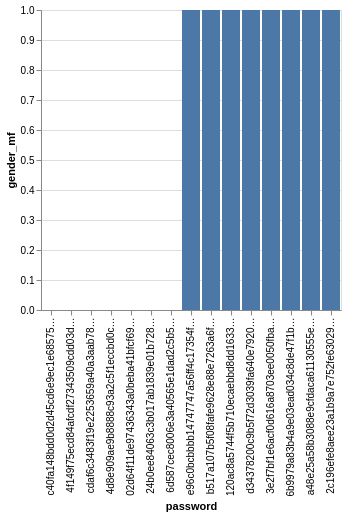

This figure's Vega-Lite source:
### Vega-Lite specification from a JSON file in a GitHub repository (floating-point values rounded to 4 significant figures)
{"data": {"values": [{"x_data": "e96c0bcbbbb14747747a56ff4c17354f343a5b4f", "y_data": 1}, {"x_data": "c40fa148bdd0d2d45cd6e9ec1e685750fe07f81b", "y_data": 0}, {"x_data": "4f149f75ecd84afcdf27343509cdd03d81edb119", "y_data": 0}, {"x_data": "cdaf6c3483f19e2253659a40a3aab786a3390f78", "y_data": 0}, {"x_data": "b517a107b5f08fafe9628e88e7263a6f3a4a55c0", "y_data": 1}, {"x_data": "120ac8a5744f5b710ecaebbd8dd1633e3e33886e", "y_data": 1}, {"x_data": "4d8e909ae9b8888c93a2c5f1eccbd0c4ac6a01c3", "y_data": 0}, {"x_data": "d34378200c9b5f72d3039fa640e7920aaec0fdf2", "y_data": 1}, {"x_data": "02d64f11de97436343a0beba41bfcf69af61be1e", "y_data": 0}, {"x_data": "3e2f7bf1e6acf0d616a8703ee0050fba13bc007f", "y_data": 1}, {"x_data": "6b9979a83b4a9e03ead034c8de47f1b013a3d3af", "y_data": 1}, {"x_data": "24b0ee84063c3b017ab1839e01b7280f47f7c7c2", "y_data": 0}, {"x_data": "6d587cec8006e3a40565e1dad2c5b5b12b475b8f", "y_data": 0}, {"x_data": "a48e25a58b3088e9cfdaca61130555ed2c772452", "y_data": 1}, {"x_data": "2c196efe8aee23a1b9a7e752fe63029c5879af6f", "y_data": 1}]}, "mark": "bar", "encoding": {"x": {"field": "x_data", "type": "nominal", "title": "password", "sort": {"op": "sum", "field": "y_data", "order": "ascending"}}, "y": {"field": "y_data", "type": "quantitative", "title": "gender_mf"}}}
